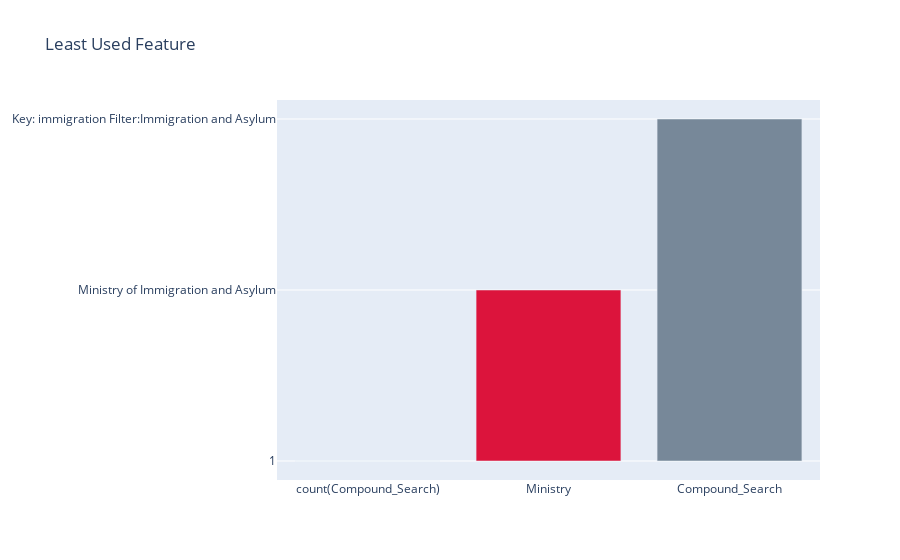

Notebook code for this chart:
### Code cell
import plotly.graph_objects as go

colors = ['lightslategray',] * 5
colors[1] = 'crimson'

fig = go.Figure(data=[go.Bar(
    x=['count(Compound_Search)','Ministry','Compound_Search'],
    y=['1','Ministry of Immigration and Asylum','Key: immigration Filter:Immigration and Asylum'],
    marker_color=colors # marker color can be a single color value or an iterable
)])
fig.update_layout(title_text='Least Used Feature')

### Figure 1 — Plotly figure (JSON) as saved in the notebook; plotly's stock layout.template omitted (floating-point values rounded to 4 significant figures)
{"data": [{"marker": {"color": ["lightslategray", "crimson", "lightslategray", "lightslategray", "lightslategray"]}, "type": "bar", "x": ["count(Compound_Search)", "Ministry", "Compound_Search"], "y": ["1", "Ministry of Immigration and Asylum", "Key: immigration Filter:Immigration and Asylum"]}], "layout": {"title": {"text": "Least Used Feature"}}}
